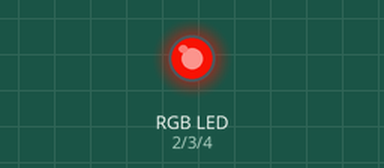
Bench run of a sketch on a simulated Arduino Nano, built with avr-gcc and run on an emulated ATmega328P. Shown: an RGB LED mixed from three pins (HIGH = lit). Random numbers use the default seed unless the sketch sets one.

Above: at 0.15 s.
Timing chart, 0 to 40.0 s (numbered marks = the images above):
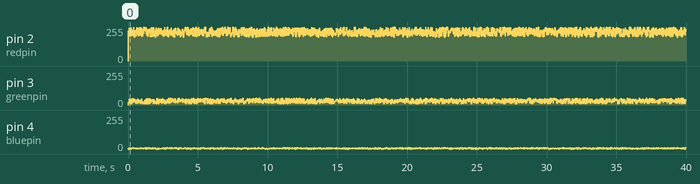

The sketch:

flame.ino
```cpp
// Basic sketch to simulate a flame from a RGB LED
// Ran on Arduino Nano

#include "SoftPWM.h"

const int greenpin = 3; // Due to simplicity of soldering, this is the only real PWM pin
const int redpin = 2; // Needs SoftPWM
const int bluepin = 4; // Needs SoftPWM

int gintensity;
int rintensity;
int bintensity;
int timer;

void setup() {
  SoftPWMBegin();
  SoftPWMSet(greenpin, 0);
  SoftPWMSet(redpin, 0);
  SoftPWMSet(bluepin, 0);
}

void loop() {

  // Generate random values for red, green, and the delay
  gintensity = random(10, 50);
  rintensity = random(180, 255);
  bintensity = random(0, 10);
  timer = random(5, 30);
  SoftPWMSet(greenpin, gintensity);
  SoftPWMSet(redpin, rintensity);
  SoftPWMSet(bluepin, bintensity);
  delay(timer);
}
```
